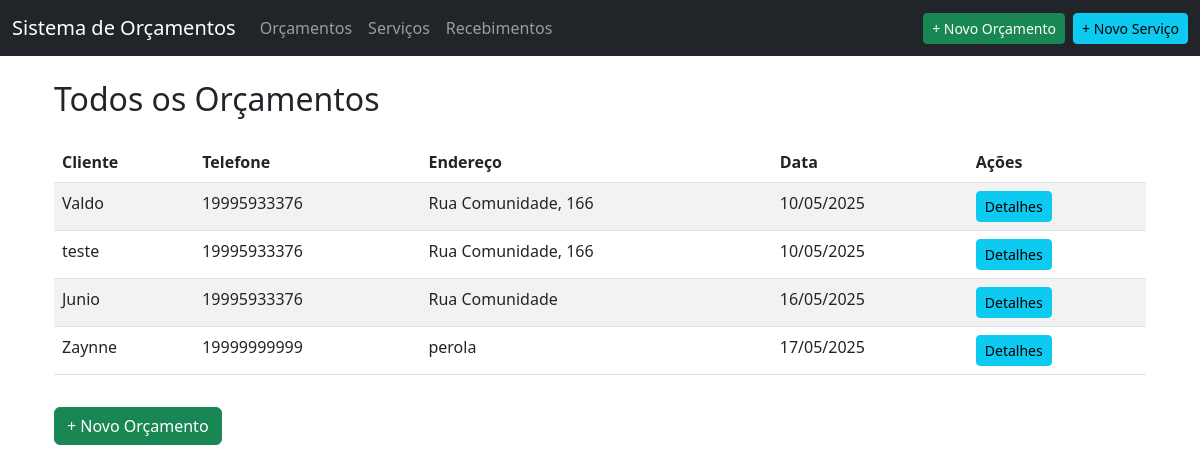
The page /orcamentos on the database its author committed.
### app.py (models this page shows, shortened)
class Orcamento(db.Model):
    id = db.Column(db.Integer, primary_key=True)
    cliente_nome = db.Column(db.String(100), nullable=False)
    cliente_telefone = db.Column(db.String(20))
    cliente_endereco = db.Column(db.String(200))  # Campo adicionado
    data = db.Column(db.DateTime, default=datetime.now)
    desconto = db.Column(db.Float, default=0.0)
    servicos = db.relationship('Servico', backref='orcamento', lazy=True)
    materiais = db.relationship('Material', backref='orcamento', lazy=True)

### app.py (the view)
@app.route('/orcamentos')
def lista_orcamentos():
    orcamentos = Orcamento.query.all()
    return render_template('orcamentos/lista.html', orcamentos=orcamentos, datetime=datetime)

### templates/orcamentos/lista.html
{% extends "base.html" %}
{% block content %}
<div class="container">
    <h2 class="my-4">Todos os Orçamentos</h2>
    <div class="table-responsive">
        <table class="table table-striped">
            <thead>
                <tr>
                    <th>Cliente</th>
                    <th>Telefone</th>
                    <th>Endereço</th>
                    <th>Data</th>
                    <th>Ações</th>
                </tr>
            </thead>
            <tbody>
                {% for orcamento in orcamentos %}
                <tr>
                    <td>{{ orcamento.cliente_nome }}</td>
                    <td>{{ orcamento.cliente_telefone }}</td>
                    <td>{{ orcamento.cliente_endereco }}</td>
                    <td>{{ orcamento.data.strftime('%d/%m/%Y') }}</td>
                    <td>
                        <a href="{{ url_for('detalhes_orcamento', id=orcamento.id) }}" class="btn btn-sm btn-info">Detalhes</a>
                    </td>
                </tr>
                {% else %}
                <tr>
                    <td colspan="5" class="text-center">Nenhum orçamento encontrado.</td>
                </tr>
                {% endfor %}
            </tbody>
        </table>
    </div>
    <a href="{{ url_for('criar_orcamento') }}" class="btn btn-success mt-3">+ Novo Orçamento</a>
</div>
{% endblock %}

### rows shown on the page
Orcamento: cliente_nome "Valdo", cliente_telefone "19995933376", cliente_endereco "Rua Comunidade, 166", data "10/05/2025"
Orcamento: cliente_nome "teste", cliente_telefone "19995933376", cliente_endereco "Rua Comunidade, 166", data "10/05/2025"
Orcamento: cliente_nome "Junio", cliente_telefone "19995933376", cliente_endereco "Rua Comunidade", data "16/05/2025"
Orcamento: cliente_nome "Zaynne", cliente_telefone "19999999999", cliente_endereco "perola", data "17/05/2025"
